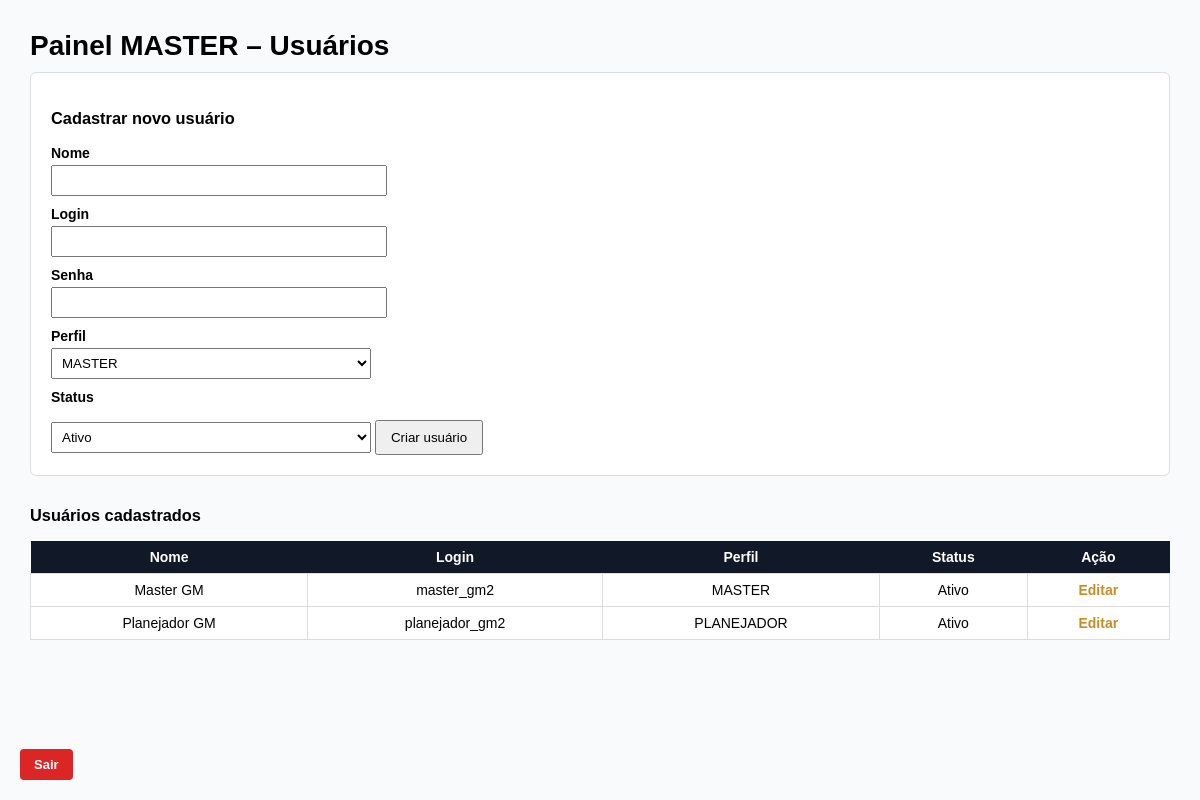
/master/usuarios.php (signed in), run on an earlier commit of the app's database.
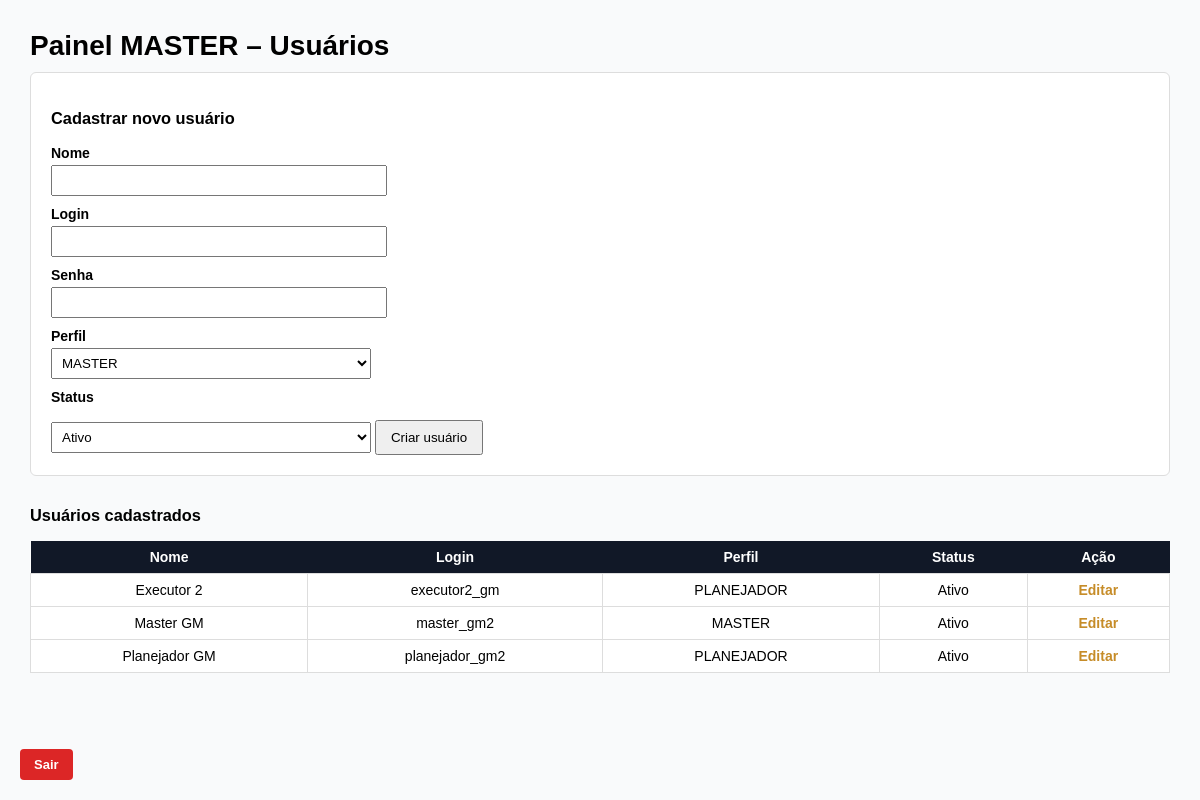
And on a later commit of the database.
### tables this page shows
CREATE TABLE IF NOT EXISTS `usuarios` (
  `id` int(10) UNSIGNED NOT NULL,
  `nome` varchar(100) NOT NULL,
  `usuario` varchar(50) NOT NULL,
  `senha` varchar(255) NOT NULL,
  `tipo_usuario` tinyint(3) UNSIGNED NOT NULL COMMENT '\r\n1 = MASTER\r\n2 = PROPRIETÁRIO\r\n3 = PLANEJADOR\r\n4 = EXECUTOR\r\n',
  `ativo` tinyint(1) NOT NULL DEFAULT 1 COMMENT '1 = ativo, 0 = desativado',
  `criado_em` timestamp NULL DEFAULT current_timestamp(),
  `atualizado_em` timestamp NULL DEFAULT current_timestamp() ON UPDATE current_timestamp()
);

### master/usuarios.php (the view, shortened to what this page needs)
<?php
require_once __DIR__ . '/../app/config/database.php';
$editando = false;
$usuarioEdicao = null;
$usuarios = $pdo->query("
    SELECT id, nome, usuario, tipo_usuario, ativo
    FROM usuarios
    ORDER BY nome
")->fetchAll();
function perfil($t) {
    return match ($t) {
        1 => 'MASTER',
        2 => 'PROPRIETÁRIO',
        3 => 'PLANEJADOR',
        4 => 'EXECUTOR',
        default => '—'
    };
}
?>
<!DOCTYPE html>
<html lang="pt-br">
<head>
</head>
<body>
<h1>Painel MASTER – Usuários</h1>
<a class="logout" href="/GM/GM2/public/logout.php">Sair</a>
<form method="post">
    <h3><?= $editando ? 'Editar usuário' : 'Cadastrar novo usuário' ?></h3>
    <label>Nome</label>
    <input name="nome" required value="<?= $usuarioEdicao['nome'] ?? '' ?>">
    <label>Login</label>
    <input name="usuario" required value="<?= $usuarioEdicao['usuario'] ?? '' ?>">
    <label>Senha <?= $editando ? '(preencher apenas para alterar)' : '' ?></label>
    <input type="password" name="senha">
    <label>Perfil</label>
    <select name="tipo_usuario">
        <?php foreach ([1,2,3,4] as $t): ?>
            <option value="<?= $t ?>"
                <?= ($usuarioEdicao['tipo_usuario'] ?? '') == $t ? 'selected' : '' ?>>
                <?= perfil($t) ?>
            </option>
        <?php endforeach; ?>
    </select>
    <label>Status</label>
    <select name="ativo">
        <option value="1" <?= ($usuarioEdicao['ativo'] ?? 1) == 1 ? 'selected' : '' ?>>Ativo</option>
    </select>
    <button type="submit"><?= $editando ? 'Salvar alterações' : 'Criar usuário' ?></button>
</form>
<h3>Usuários cadastrados</h3>
<table>
<thead>
<tr>
    <th>Nome</th>
    <th>Login</th>
    <th>Perfil</th>
    <th>Status</th>
    <th>Ação</th>
</tr>
</thead>
<tbody>
<?php foreach ($usuarios as $u): ?>
<tr class="<?= $u['ativo'] ? '' : 'inativo' ?>">
    <td><?= htmlspecialchars($u['nome']) ?></td>
    <td><?= htmlspecialchars($u['usuario']) ?></td>
    <td><?= perfil($u['tipo_usuario']) ?></td>
    <td><?= $u['ativo'] ? 'Ativo' : 'Inativo' ?></td>
    <td>
        <a class="editar" href="usuarios.php?editar=<?= $u['id'] ?>">Editar</a>
    </td>
</tr>
<?php endforeach; ?>
</tbody>
</table>
</body>
</html>

### master/usuarios.php (style rules this page uses)
body { font-family: Arial, sans-serif; margin: 30px; font-size: 14px; background: #f9fafb; }
h1 { margin-bottom: 10px; }
.logout { position: fixed; bottom: 20px; left: 20px; background: #dc2626; color: #fff; padding: 8px 14px; text-decoration: none; border-radius: 4px; font-weight: bold; font-size: 13px; z-index: 999; }
form { background: #ffffff; padding: 20px; border: 1px solid #ddd; margin-bottom: 30px; border-radius: 6px; }
label { font-weight: bold; display: block; margin-top: 10px; }
input, select { width: 320px; padding: 6px; margin-top: 4px; }
button { margin-top: 15px; padding: 8px 14px; cursor: pointer; }
table { width: 100%; border-collapse: collapse; background: #fff; }
th { background: #111827; color: #fff; padding: 8px; }
td { padding: 8px; border: 1px solid #ddd; text-align: center; }
.editar { color: #C68C28; text-decoration: none; font-weight: bold; }

What changed in the data, as far as the page shows it:
added usuarios: nome "Executor 2", usuario "executor2_gm", tipo_usuario "PLANEJADOR", ativo "Ativo"
